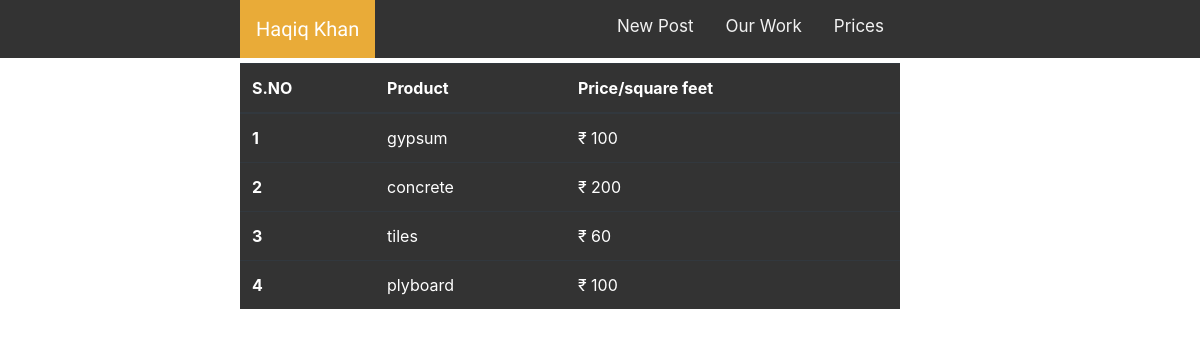
Screenshot of /price with the database file from the repository.
### home/models.py (models this page shows)
class PriceList(models.Model):
    product = models.CharField(max_length=200)
    price = models.IntegerField()
    def __str__(self):
        return self.product

### home/views.py (the view)
# urls.py: path('price', views.price, name='pricePage'),
def price(request):
    price_list = PriceList.objects.all()
    print(price_list)
    context = {
        'title': 'price list',
        'price_list': price_list
    }
    return render(request, 'home/pricePage.html', context)

### templates/home/pricePage.html
{% extends 'basews.html' %}
{% block content %}
<table class="table table-hover table-dark">
    <thead>
      <tr>
        <th scope="col">S.NO</th>
        <th scope="col">Product</th>
        <th scope="col">Price/square feet</th>
      </tr>
    </thead>
    <tbody>
      {% for item_price in price_list %}
      <tr>
        <th scope="row">{{item_price.pk}}</th>
        <td>{{ item_price.product }}</td>
        <td> <span>&#8377;</span> {{item_price.price}}</td>
      </tr>
      {%endfor%}
    </tbody>
  </table>
 {% endblock %}

### static/style.css (style rules this page uses)
.table-dark { background: #333; }

### rows the page displays
PriceList: pk "1", product "gypsum", price "100"
PriceList: pk "2", product "concrete", price "200"
PriceList: pk "3", product "tiles", price "60"
PriceList: pk "4", product "plyboard", price "100"
